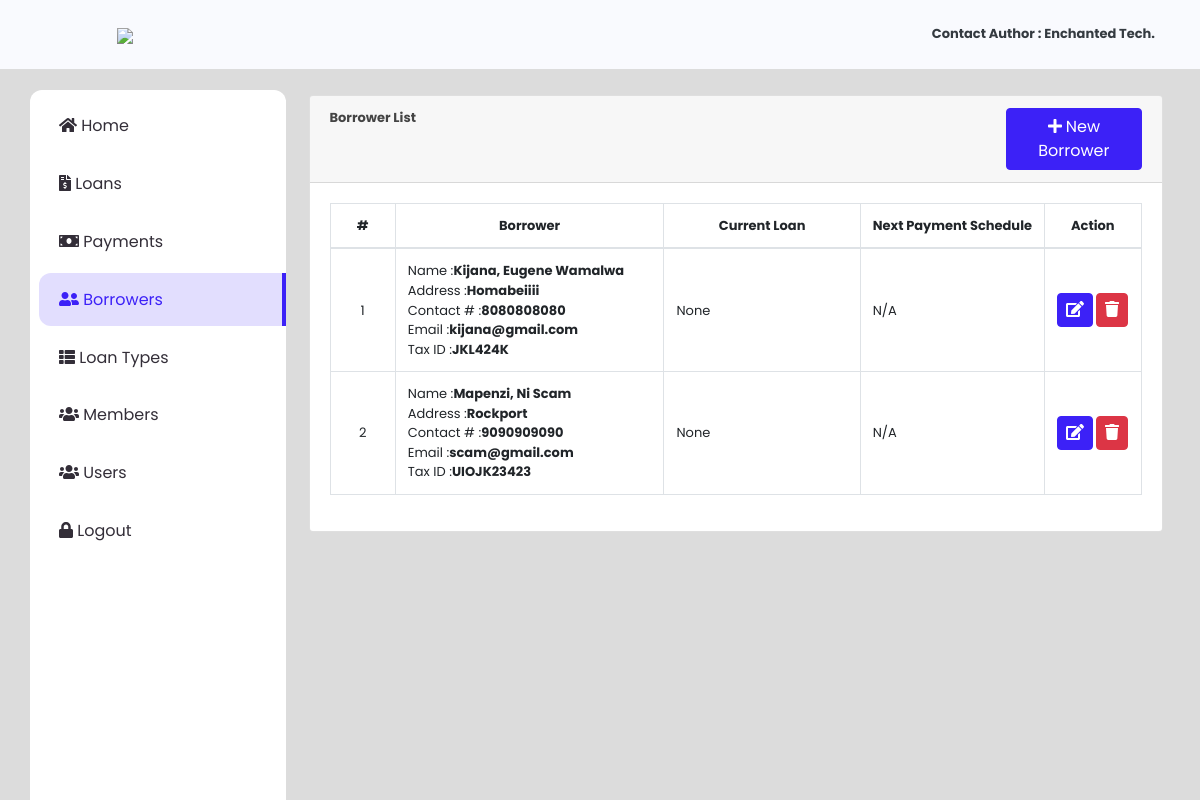
Before: /index.php?page=borrowers (signed in) with the older database file.
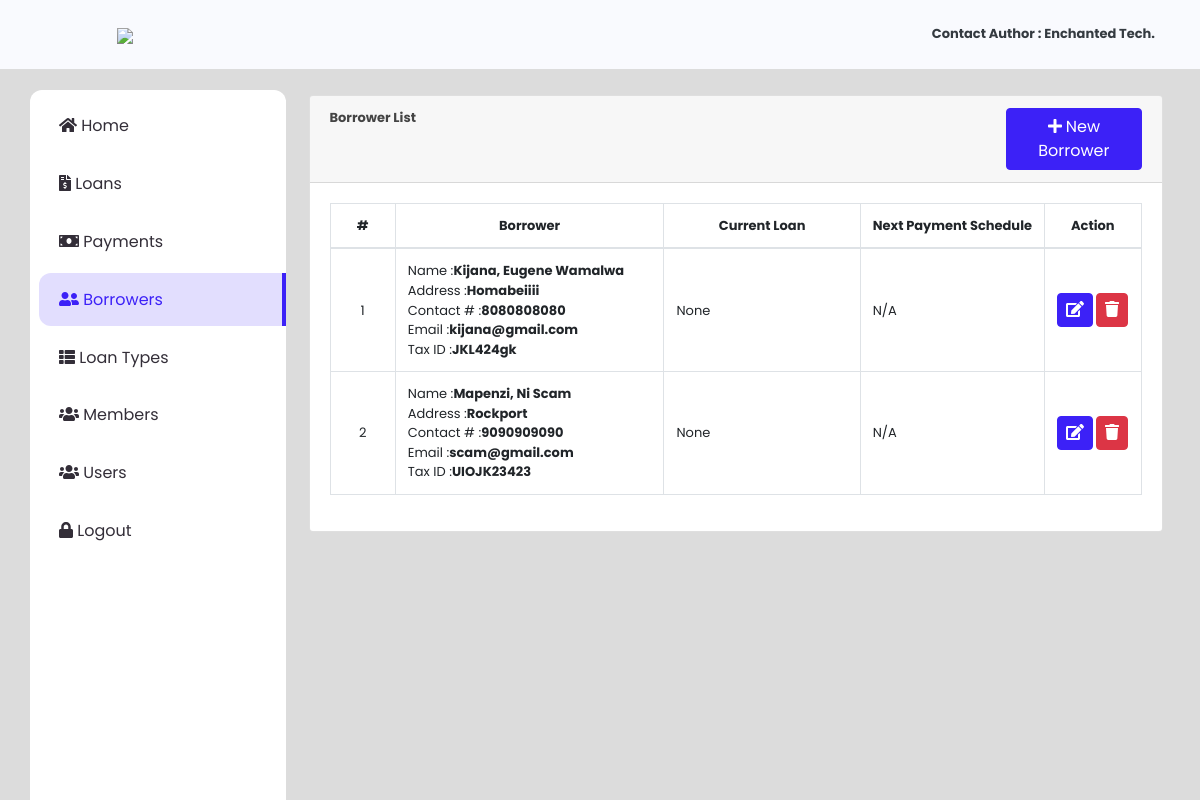
After: the same page with the newer database file.
### tables this page shows
CREATE TABLE `borrowers` (
  `id` int(30) NOT NULL,
  `firstname` varchar(100) NOT NULL,
  `middlename` varchar(100) NOT NULL,
  `lastname` varchar(100) NOT NULL,
  `contact_no` varchar(30) NOT NULL,
  `address` text NOT NULL,
  `email` varchar(50) NOT NULL,
  `tax_id` varchar(50) NOT NULL,
  `date_created` int(11) NOT NULL
);

### borrowers.php (the view, shortened to what this page needs)
<?php include 'db_connect.php' ?>
<div class="container-fluid">
	<div class="col-lg-12">
		<div class="card">
			<div class="card-header">
				<large class="card-title">
					<b>Borrower List</b>
				</large>
				<button class="btn btn-primary col-md-2 float-right" type="button" id="new_borrower"><i class="fa fa-plus"></i> New Borrower</button>
			</div>
			<div class="card-body">
				<table class="table table-bordered" id="borrower-list">
					<colgroup>
						<col width="10%">
						<col width="35%">
						<col width="30%">
						<col width="15%">
						<col width="10%">
					</colgroup>
					<thead>
						<tr>
							<th class="text-center">#</th>
							<th class="text-center">Borrower</th>
							<th class="text-center">Current Loan</th>
							<th class="text-center">Next Payment Schedule</th>
							<th class="text-center">Action</th>
						</tr>
					</thead>
					<tbody>
						<?php
						$i = 1;
							$qry = $conn->query("SELECT * FROM borrowers order by id desc");
							while($row = $qry->fetch_assoc()):
						 ?>
						 <tr>
						 	<td class="text-center"><?php echo $i++ ?></td>
						 	<td>
						 		<p>Name :<b><?php echo ucwords($row['lastname'].", ".$row['firstname'].' '.$row['middlename']) ?></b></p>
						 		<p>Address :<b><?php echo $row['address'] ?></b></p>
						 		<p>Contact # :<b><?php echo $row['contact_no'] ?></b></p>
						 		<p>Email :<b><?php echo $row['email'] ?></b></p>
						 		<p>Tax ID :<b><?php echo $row['tax_id'] ?></b></p>
						 	</td>
						 	<td class="">None</td>
						 	<td class="">N/A</td>
						 	<td class="text-center">
						 			<button class="btn btn-primary edit_borrower" type="button" data-id="<?php echo $row['id'] ?>"><i class="fa fa-edit"></i></button>
						 			<button class="btn btn-danger delete_borrower" type="button" data-id="<?php echo $row['id'] ?>"><i class="fa fa-trash"></i></button>
						 	</td>
						 </tr>
						<?php endwhile; ?>
					</tbody>
				</table>
			</div>
		</div>
	</div>
</div>

Changed rows visible on the page:
changed borrowers "Kijana, Eugene Wamalwa": tax "JKL424K" → "JKL424gk"
